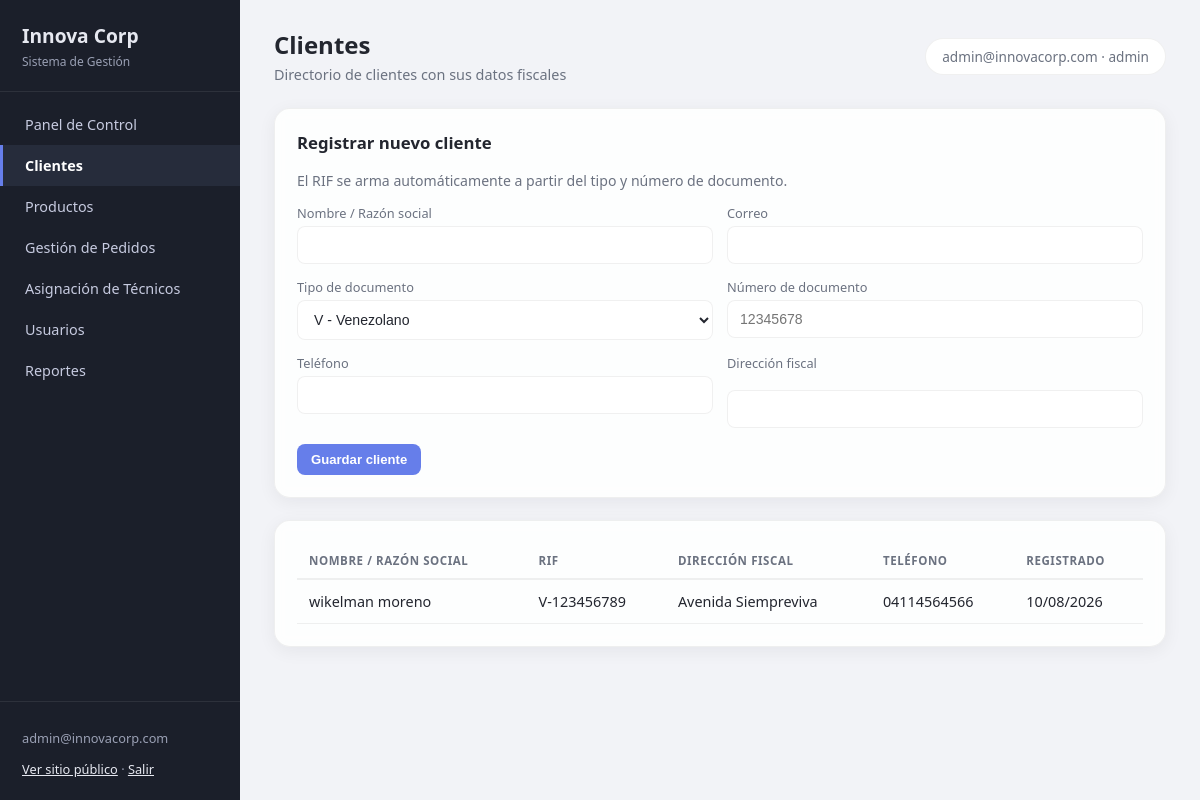
Page /admin/clientes (signed in) on the earlier database version.
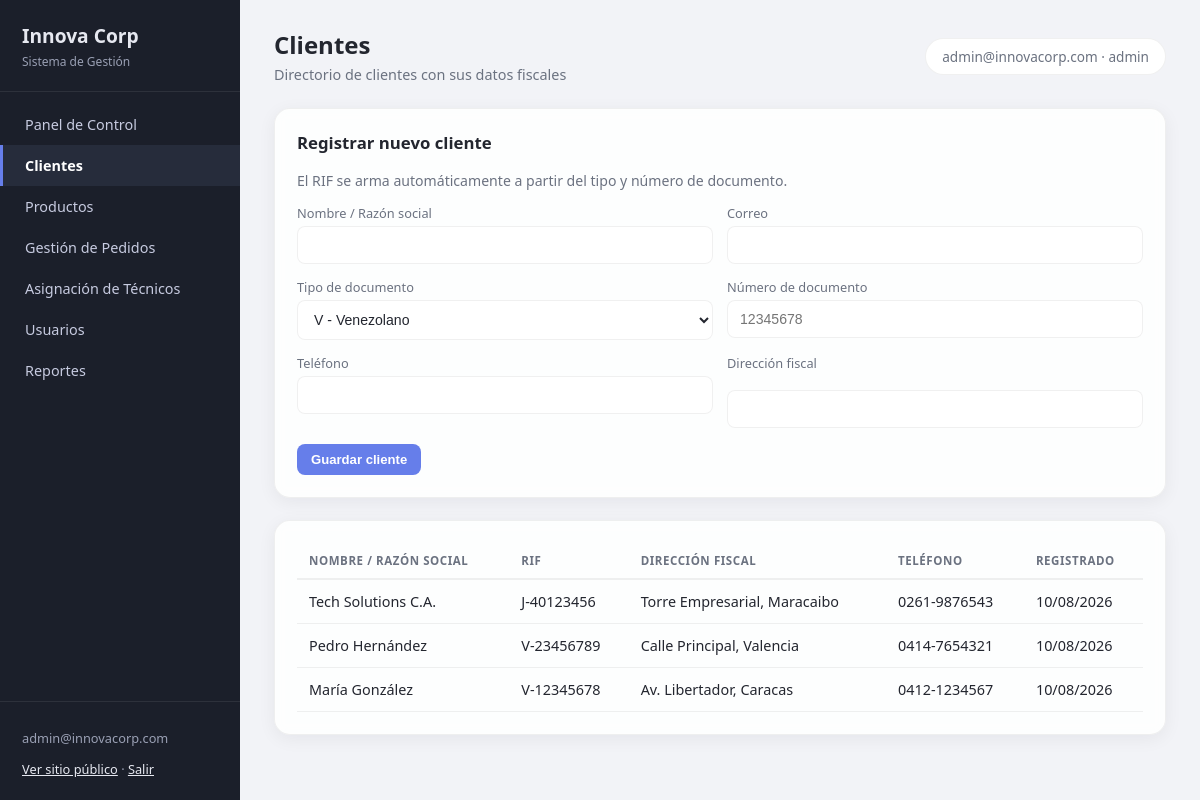
Same page on the later database version.
### models.py (models this page shows, shortened)
class Usuario(UserMixin, db.Model):
    __tablename__ = 'usuarios'
    id_usuario = db.Column(db.Integer, primary_key=True)
    nombre_usuario = db.Column(db.String(50), nullable=False, unique=True)
    correo = db.Column(db.String(100), nullable=False, unique=True)
    password_hash = db.Column(db.String(255), nullable=False)
    rol = db.Column(db.String(20), nullable=False, default='cliente')  # admin | tecnico | cliente
    activo = db.Column(db.Boolean, nullable=False, default=True)
    fecha_creacion = db.Column(db.DateTime, default=datetime.utcnow)

class Cliente(db.Model):
    __tablename__ = 'clientes'
    id_cliente = db.Column(db.Integer, primary_key=True)
    id_usuario = db.Column(db.Integer, db.ForeignKey('usuarios.id_usuario'))
    nombre_razon_social = db.Column(db.String(150), nullable=False)
    tipo_documento = db.Column(db.String(1), nullable=False)  # V, E, J, G, P
    numero_documento = db.Column(db.String(15), nullable=False)
    rif = db.Column(db.String(20))
    direccion_fiscal = db.Column(db.Text, nullable=False)
    telefono = db.Column(db.String(20))
    correo = db.Column(db.String(100))
    fecha_registro = db.Column(db.DateTime, default=datetime.utcnow)

### app.py (the view, shortened to what this page needs)
@app.route('/admin/clientes', methods=['GET', 'POST'])
@admin_required
def admin_clientes():
    clientes = Cliente.query.order_by(Cliente.fecha_registro.desc()).all()
    return render_template('admin/clientes.html', activo='clientes', clientes=clientes)

### app.py (called while the page is built)
@login_manager.user_loader
def load_user(id_usuario):
    return Usuario.query.get(int(id_usuario))

def admin_required(f):
    @wraps(f)
    def decorated(*args, **kwargs):
        if not current_user.is_authenticated or current_user.rol != 'admin':
            if request.path.startswith('/api/') or request.headers.get('Accept') == 'application/json':
                return jsonify({'error': 'No autorizado'}), 401
            flash('No tienes permisos para acceder a esa seccion.', 'error')
            return redirect(url_for('login'))
        return f(*args, **kwargs)
    return decorated

@app.before_request
def ensure_db():
    if not hasattr(app, '_db_initialized'):
        inicializar_bd()
        app._db_initialized = True

### templates/admin/clientes.html (shortened to what this page needs)
{% extends "admin/base.html" %}
{% block encabezado %}Clientes{% endblock %}
{% block subtitulo %}Directorio de clientes con sus datos fiscales{% endblock %}
{% block contenido %}
<div class="card">
    <h3>Registrar nuevo cliente</h3>
    <p class="card-desc">El RIF se arma automáticamente a partir del tipo y número de documento.</p>
    <form method="POST" action="{{ url_for('admin_clientes') }}">
        <div class="form-grid">
            <div>
                <label>Nombre / Razón social</label>
                <input type="text" name="nombre_razon_social" required>
            </div>
            <div>
                <label>Correo</label>
                <input type="email" name="correo">
            </div>
            <div>
                <label>Tipo de documento</label>
                <select name="tipo_documento" required>
                    <option value="V">V - Venezolano</option>
                </select>
            </div>
            <div>
                <label>Número de documento</label>
                <input type="text" name="numero_documento" placeholder="12345678" required>
            </div>
            <div>
                <label>Teléfono</label>
                <input type="text" name="telefono">
            </div>
            <div class="form-grid full">
                <label>Dirección fiscal</label>
                <input type="text" name="direccion_fiscal" required>
            </div>
        </div>
        <div class="form-actions">
            <button type="submit" class="btn btn-primary">Guardar cliente</button>
        </div>
    </form>
</div>
<div class="card">
    {% if clientes %}
    <table class="tabla-admin">
        <thead>
            <tr>
                <th>Nombre / Razón social</th>
                <th>RIF</th>
                <th>Dirección fiscal</th>
                <th>Teléfono</th>
                <th>Registrado</th>
            </tr>
        </thead>
        <tbody>
            {% for c in clientes %}
            <tr>
                <td>{{ c.nombre_razon_social }}</td>
                <td>{{ c.rif }}</td>
                <td>{{ c.direccion_fiscal }}</td>
                <td>{{ c.telefono or '-' }}</td>
                <td>{{ c.fecha_registro.strftime('%d/%m/%Y') if c.fecha_registro else '-' }}</td>
            </tr>
            {% endfor %}
        </tbody>
    </table>
    {% else %}
    <div class="empty-state">No hay clientes registrados todavía.</div>
    {% endif %}
</div>
{% endblock %}

### templates/admin/base.html (shortened to what this page needs)
<!DOCTYPE html>
<html lang="es">
<head>
    <link rel="stylesheet" href="{{ url_for('static', filename='admin.css') }}">
</head>
<body class="admin-body">
    <aside class="admin-sidebar">
        <div class="brand">
            <h1>Innova Corp</h1>
            <span>Sistema de Gestión</span>
        </div>
        <ul class="admin-nav">
            <li><a href="{{ url_for('admin_dashboard') }}" class="{{ 'active' if activo == 'dashboard' else '' }}">Panel de Control</a></li>
            <li><a href="{{ url_for('admin_clientes') }}" class="{{ 'active' if activo == 'clientes' else '' }}">Clientes</a></li>
            <li><a href="{{ url_for('admin_productos') }}" class="{{ 'active' if activo == 'productos' else '' }}">Productos</a></li>
            <li><a href="{{ url_for('admin_pedidos') }}" class="{{ 'active' if activo == 'pedidos' else '' }}">Gestión de Pedidos</a></li>
            <li><a href="{{ url_for('admin_tecnicos') }}" class="{{ 'active' if activo == 'tecnicos' else '' }}">Asignación de Técnicos</a></li>
            <li><a href="{{ url_for('admin_usuarios') }}" class="{{ 'active' if activo == 'usuarios' else '' }}">Usuarios</a></li>
            <li><a href="{{ url_for('admin_reportes') }}" class="{{ 'active' if activo == 'reportes' else '' }}">Reportes</a></li>
        </ul>
        <div class="sidebar-footer">
            <p>{{ current_user.correo }}</p>
            <a href="{{ url_for('index') }}">Ver sitio público</a> ·
            <a href="{{ url_for('logout') }}">Salir</a>
        </div>
    </aside>
    <main class="admin-main">
        <div class="admin-topbar">
            <div>
                <h2>{% block encabezado %}{% endblock %}</h2>
                <p>{% block subtitulo %}{% endblock %}</p>
            </div>
            <div class="usuario-chip">{{ current_user.correo }} · {{ current_user.rol }}</div>
        </div>
        {% block contenido %}{% endblock %}
    </main>
</body>
</html>

### static/admin.css (style rules this page uses)
:root { --sidebar-bg: #1b1f2a; --sidebar-bg-hover: #262c3b; --sidebar-active: #667eea; --main-bg: #f2f3f7; --card-bg: rgba(255, 255, 255, 0.85); --card-border: rgba(0, 0, 0, 0.06); --text-dark: #23262f; --text-muted: #6b7280; --accent: #667eea; --accent-2: #764ba2; --success: #22a565; --danger: #e5484d; --warning: #f2a93b; }
* { box-sizing: border-box; }
body.admin-body { margin: 0; font-family: 'Segoe UI', sans-serif; background: var(--main-bg); color: var(--text-dark); display: flex; min-height: 100vh; }
.admin-sidebar { width: 240px; flex-shrink: 0; background: var(--sidebar-bg); color: #e6e8f0; display: flex; flex-direction: column; padding: 22px 0; position: sticky; top: 0; height: 100vh; }
.admin-sidebar .brand { padding: 0 22px 20px 22px; border-bottom: 1px solid rgba(255,255,255,0.08); margin-bottom: 12px; }
.admin-sidebar .brand h1 { font-size: 1.2rem; margin: 0; }
.admin-sidebar .brand span { font-size: 0.75rem; color: #9aa0b4; }
.admin-nav { list-style: none; margin: 0; padding: 0; flex: 1; }
.admin-nav li a { display: flex; align-items: center; gap: 10px; padding: 11px 22px; color: #c7cbe0; text-decoration: none; font-size: 0.9rem; border-left: 3px solid transparent; transition: background 0.15s, color 0.15s; }
.admin-nav li a.active { background: var(--sidebar-bg-hover); color: #fff; border-left-color: var(--sidebar-active); font-weight: 600; }
.admin-sidebar .sidebar-footer { padding: 14px 22px 0 22px; border-top: 1px solid rgba(255,255,255,0.08); font-size: 0.8rem; color: #9aa0b4; }
.admin-sidebar .sidebar-footer a { color: #e6e8f0; }
.admin-main { flex: 1; padding: 28px 34px; max-width: 1200px; }
.admin-topbar { display: flex; justify-content: space-between; align-items: center; margin-bottom: 24px; }
.admin-topbar h2 { margin: 0 0 4px 0; font-size: 1.5rem; }
.admin-topbar p { margin: 0; color: var(--text-muted); font-size: 0.9rem; }
.admin-topbar .usuario-chip { background: #fff; border: 1px solid var(--card-border); border-radius: 30px; padding: 8px 16px; font-size: 0.85rem; color: var(--text-muted); }
.card { background: var(--card-bg); backdrop-filter: blur(6px); border: 1px solid var(--card-border); border-radius: 16px; padding: 22px; margin-bottom: 22px; box-shadow: 0 4px 18px rgba(20, 20, 40, 0.06); }
.card h3 { margin-top: 0; font-size: 1.05rem; }
.card p.card-desc { color: var(--text-muted); font-size: 0.88rem; margin: 6px 0 14px 0; }
.tabla-admin { width: 100%; border-collapse: collapse; }
.tabla-admin thead th { text-transform: uppercase; font-size: 0.72rem; letter-spacing: 0.05em; color: var(--text-muted); text-align: left; padding: 10px 12px; border-bottom: 2px solid var(--card-border); }
.tabla-admin tbody td { padding: 12px; border-bottom: 1px solid var(--card-border); font-size: 0.9rem; }
.btn { display: inline-block; padding: 8px 14px; border-radius: 8px; border: none; font-size: 0.82rem; font-weight: 600; cursor: pointer; text-decoration: none; text-align: center; }
.btn-primary { background: var(--accent); color: #fff; }
.form-grid { display: grid; grid-template-columns: 1fr 1fr; gap: 14px; }
.form-grid.full { grid-template-columns: 1fr; }
.form-grid label { font-size: 0.8rem; color: var(--text-muted); display: block; margin-bottom: 4px; }
.form-grid input, .form-grid select, .form-grid textarea { width: 100%; padding: 10px 12px; border-radius: 8px; border: 1px solid var(--card-border); background: #fff; color: var(--text-dark); font-size: 0.88rem; }
.form-actions { margin-top: 16px; }

Differences in the rows shown:
removed Cliente: nombre_razon_social "wikelman moreno", rif "V-123456789", direccion_fiscal "Avenida Siempreviva", telefono "04114564566", fecha_registro "10/08/2026"
added Cliente: nombre_razon_social "Tech Solutions C.A.", rif "J-40123456", direccion_fiscal "Torre Empresarial, Maracaibo", telefono "0261-9876543", fecha_registro "10/08/2026"
added Cliente: nombre_razon_social "Pedro Hernández", rif "V-23456789", direccion_fiscal "Calle Principal, Valencia", telefono "0414-7654321", fecha_registro "10/08/2026"
added Cliente: nombre_razon_social "María González", rif "V-12345678", direccion_fiscal "Av. Libertador, Caracas", telefono "0412-1234567", fecha_registro "10/08/2026"
